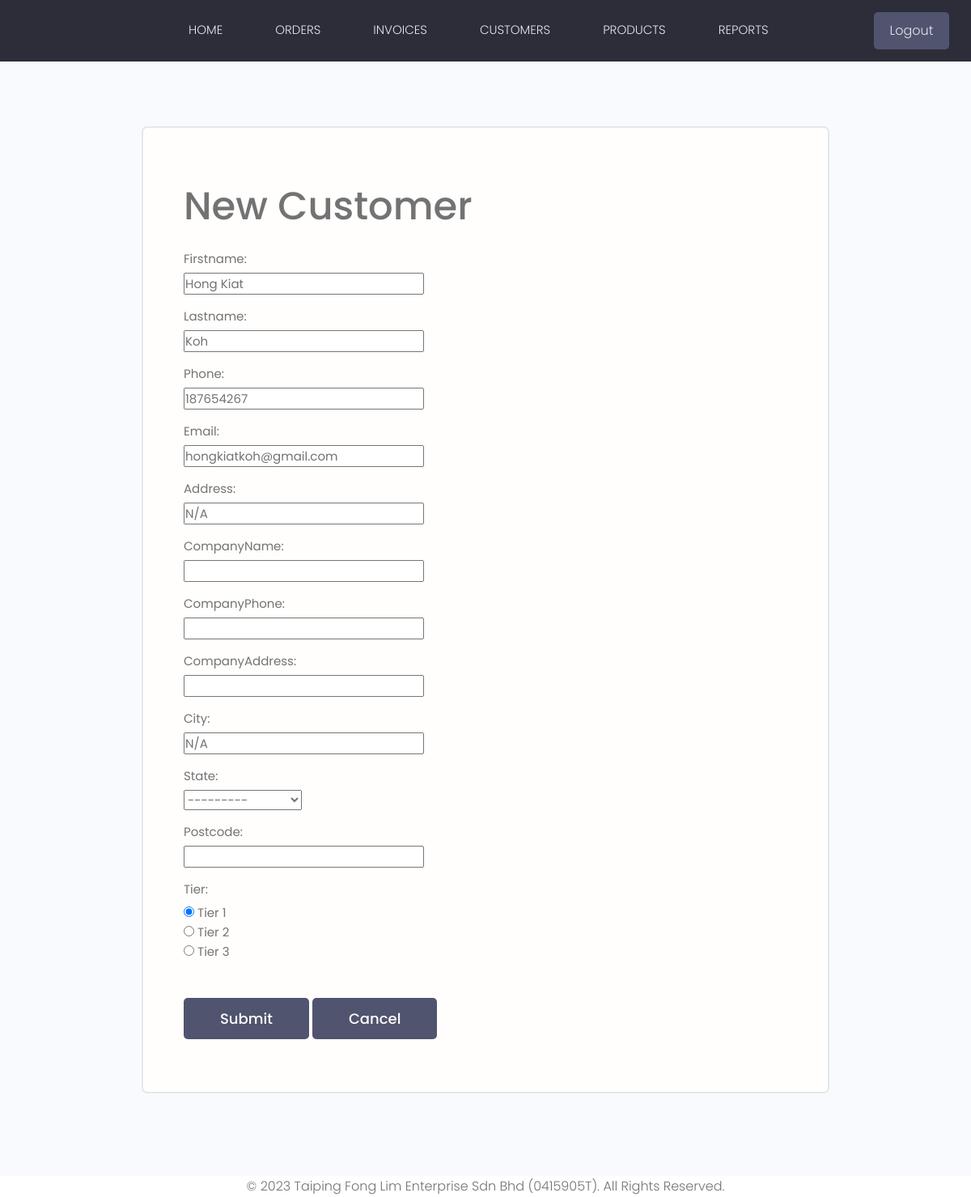
/update-customer/3/ (signed in), run on an earlier commit of the app's database.
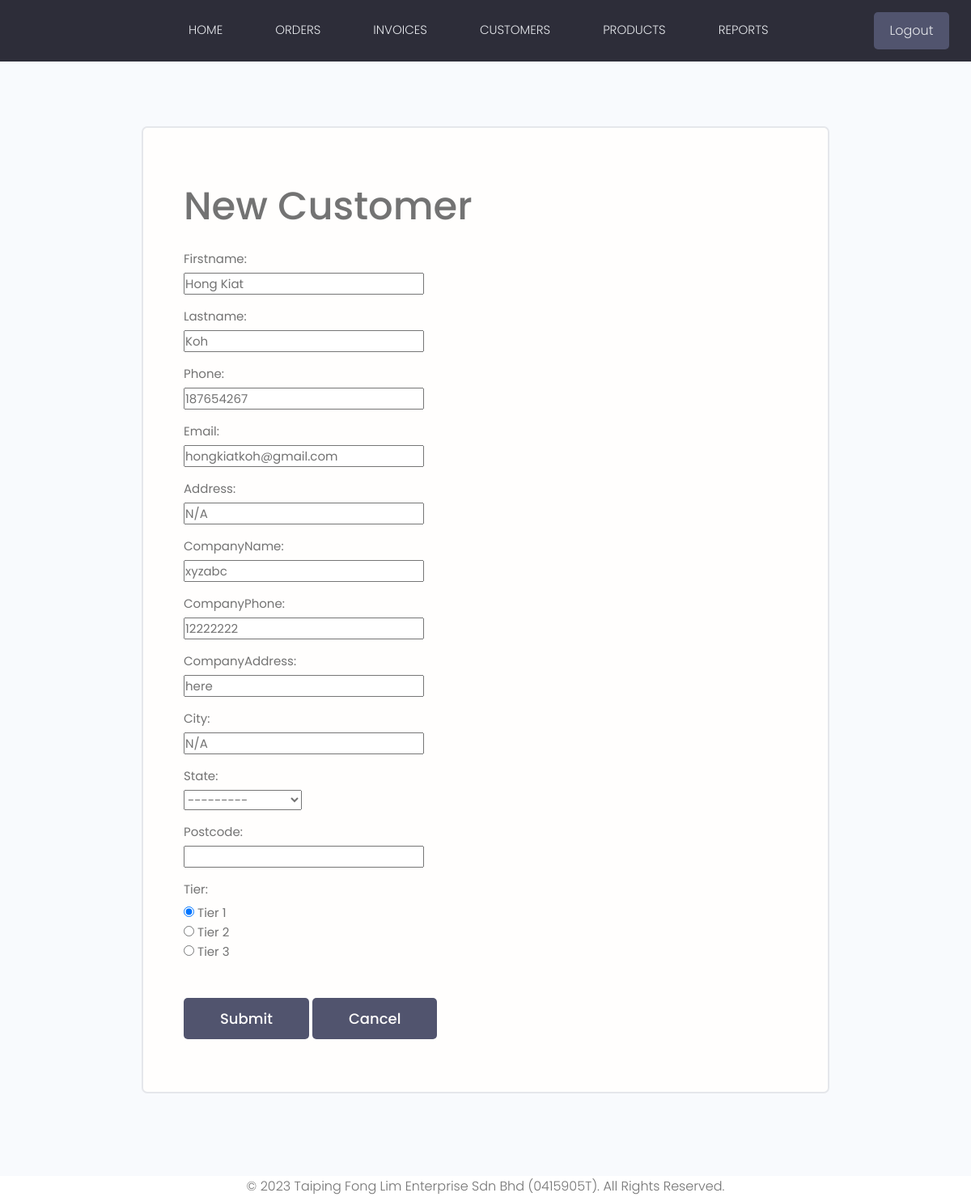
And on a later commit of the database.
### products/models.py (models this page shows, shortened)
class Customer(models.Model):
    STATES = (
        ('Johor', 'Johor'),
        ('Kedah', 'Kedah'),
        ('Kelantan', 'Kelantan'),
        ('Malacca', 'Malacca'),
        ('Negeri Sembilan', 'Negeri Sembilan'),
        ('Pahang', 'Pahang'),
        ('Penang', 'Penang'),
        ('Perak', 'Perak'),
        ('Perlis', 'Perlis'),
        ('Sabah', 'Sabah'),
        ('Sarawak', 'Sarawak'),
        ('Selangor', 'Selangor'),
        ('Terengganu', 'Terengganu'),
        )
    firstname = models.CharField(max_length=50, null=True)
    lastname = models.CharField(max_length=50, null=True)
    address = models.CharField(max_length=200, null=True, default='N/A')
    phone_regex = RegexValidator(regex=r'^\d{3}\d{3}\d{4}$')
    phone = models.CharField(null=True, max_length=30, validators=[phone_regex])
    email = models.EmailField(null=True, validators=[validators.EmailValidator()])
    companyName = models.CharField(max_length=100, null=True, default='N/A')
    companyPhone = models.IntegerField(null=True)
    companyAddress = models.CharField(max_length=200, null=True, default='N/A')
    city = models.CharField(max_length=20, null=True, default='N/A')
    state = models.CharField(max_length=15, choices=STATES, null=True)
    postcode = models.IntegerField(null=True)
    tier = models.ForeignKey(Tier, on_delete=models.PROTECT)

### products/views.py (the view)
# urls.py: path('update-customer/<str:pk>/', views.updateCustomer, name="update-customer"),
@login_required(login_url='login')
def updateCustomer(request, pk):
    customer = Customer.objects.get(id=pk)
    form = CustomerForm(instance=customer)
    if request.method == 'POST':
        form = CustomerForm(request.POST, instance=customer)
        if form.is_valid():
            form.save()
            return redirect('customers')
    context = {'form': form}
    return render(request, "customer_form.html", context)

### products/forms.py
class CustomerForm(ModelForm):
    class Meta:
        model = Customer
        fields = ['firstname', 'lastname', 'phone', 'email', 'address', 'companyName', 'companyPhone', 'companyAddress', 'city', 'state', 'postcode', 'tier']
        widgets = {
            'tier': forms.RadioSelect()
        }

### products/models.py (called while the page is built)
    def __str__(self):
        return 'Tier ' + str(self.tier)

### templates/customer_form.html (shortened to what this page needs)
{% extends 'main.html' %}
{% block content %}
<main class="formPage my-xl">
    <div class="content-box">
        <div class="formWrapper">
            <br>
            <h1>New Customer</h1>
            <form class="form" method="POST">
                {% for field in form %}
                <div class="form__field">
                    <label for="formInput#text">{{ field.label}}: </label>
                            {{ field }}
                </div>
                {% endfor %}
                <input class="btn btn--sub btn--lg  my-md" type="submit" value="Submit"/>
                <input class="btn btn--sub btn--lg  my-md" type="button" value="Cancel" onclick="history.back()"/>
            </form>
        </div>
    </div>
</main>
{% endblock content %}

What changed in the data, as far as the page shows it:
changed Customer "Hong Kiat": companyName (not shown) → "xyzabc"; companyPhone (not shown) → "12222222"; companyAddress (not shown) → "here"
